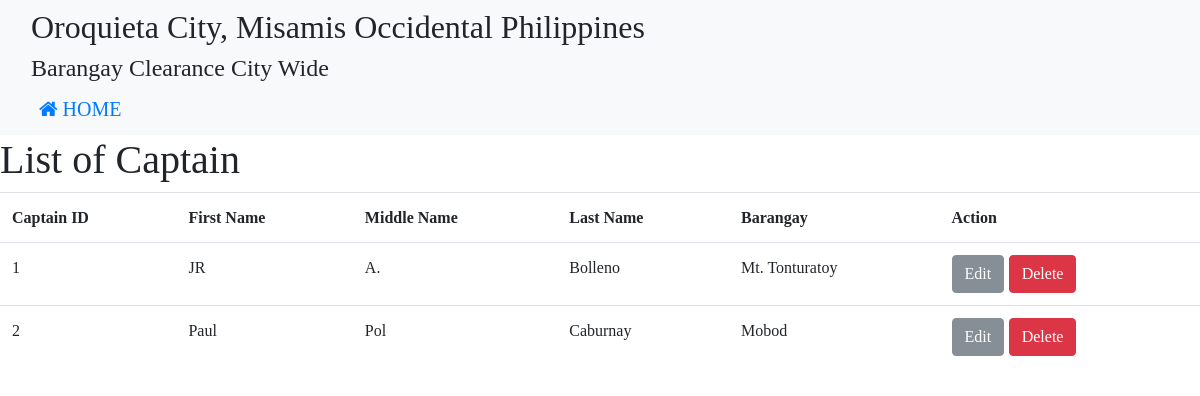
The app's page /captain_index.php with its own data.
### tables this page shows
CREATE TABLE IF NOT EXISTS `captain` (
`captain_id` int(30) NOT NULL,
  `first_name` varchar(30) NOT NULL,
  `middle_name` varchar(30) NOT NULL,
  `last_name` varchar(30) NOT NULL,
  `barangay_id` int(11) NOT NULL
);

CREATE TABLE IF NOT EXISTS `barangay` (
  `barangay_id` int(11) NOT NULL,
  `barangay_name` varchar(30) NOT NULL
);

### captain_index.php (the view, shortened to what this page needs)
<!DOCTYPE html>
<html>
<head>
	<link rel = "stylesheet" href = "bootstrap/css/bootstrap.min.css">
	<link rel = "stylesheet" href = "font-awesome-4.7.0/font-awesome-4.7.0/css/font-awesome.min.css">
</head>
<body>
	<nav class="navbar navbar-expand-lg  bg-light">
		    <ul class="navbar-nav mr-auto">
<div id="main">
	<?php require_once 'captain.php';?>
	<div class="container">
	<?php
		$result = $mysqli->query("SELECT captain_id, first_name, middle_name, last_name,barangay.barangay_id, barangay.barangay_name as barangay From captain, barangay WHERE barangay.barangay_id = captain.barangay_id") or die($mysqli->error);
		?>
			<h2><a style="margin:center; font-family:Bodoni MT">Oroquieta City, Misamis Occidental Philippines</a></h2>
			<h4><a style="margin:center; font-family:Bodoni MT">Barangay Clearance City Wide</a></h4>
						  <li class="nav-item active">
		        <a class="nav-link fa fa-home" href="admin_home.php" style="font-size:20px"> HOME<span class="sr-only">(current)</span></a>
		      </li>
		</nav>
		<table class="table">
			<h1><a style="margin:center; font-family:Bodoni MT">List of Captain</a></h1>
				  <tr>
				<th scope="col"><a style="margin:center; font-family:Bodoni MT">Captain ID</th></a>
				<th scope="col"><a style="margin:center; font-family:Bodoni MT"> First Name</th></a>
		        <th scope="col"><a style="margin:center; font-family:Bodoni MT"> Middle Name</th></a>
				<th scope="col"><a style="margin:center; font-family:Bodoni MT"> Last Name</th></a>
				<th scope="col"><a style="margin:center; font-family:Bodoni MT"> Barangay</th></a>
				<th scope="col"><a style="margin:center; font-family:Bodoni MT"> Action</th></a>
				</tr>
				<?php
					while($row=$result->fetch_assoc()):?>
						<tr>
							<td><a style="margin:center; font-family:Bodoni MT"><?php echo $row['captain_id']?></td></a>
							<td><a style="margin:center; font-family:Bodoni MT"><?php echo $row['first_name']?></td></a>
							<td><a style="margin:center; font-family:Bodoni MT"><?php echo $row['middle_name']?></td></a>
							<td><a style="margin:center; font-family:Bodoni MT"><?php echo $row['last_name']?></td></a>
							<td><a style="margin:center; font-family:Bodoni MT"><?php echo $row['barangay']?></td></a>
							<td>
								<a href="edit_captain.php?edit=<?php echo $row['captain_id'];?>"
									 class="btn btn-secondary" "a style=font-family:Bodoni MT">Edit</a>
								<a href="captain.php?delete=<?php echo $row['captain_id'];?>"
								onclick="return confirm('Are you sure do you want to delete?'); "
									class="btn btn-danger" "a style=font-family:Bodoni MT">Delete</a>
							</td>
						</tr>
						<?php endwhile;?>
			</table>
</body>
</html>

### records on screen
captain: captain_id "1", first_name "JR", middle_name "A.", last_name "Bolleno", barangay.barangay_name "Mt. Tonturatoy"
captain: captain_id "2", first_name "Paul", middle_name "Pol", last_name "Caburnay", barangay.barangay_name "Mobod"
